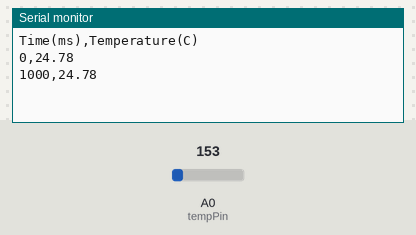
A sketch run on a simulated Arduino Uno, built with avr-gcc and run on an emulated ATmega328P. Parts: the last lines printed to the serial monitor. Inputs (shaded band) come from the test bench; at power-on: A0 (tempPin) = 153.

Above: at 1.8 s.
1.9 s: A0 (tempPin) set to 165
At 2.8 s:
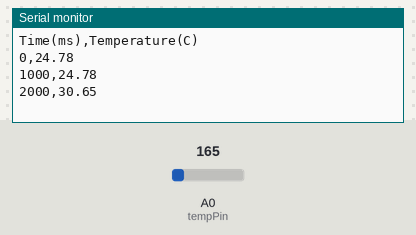
3.4 s: A0 (tempPin) set to 175
At 4.5 s:
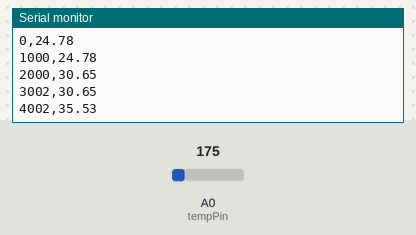
Timing chart, 0 to 6.4 s (numbered marks = the images above; inputs shaded):
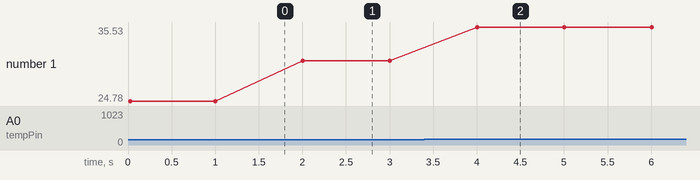

The sketch:

DAY21-RealTimeTemperatureLoggertoExcel.ino
```cpp
const int tempPin = A0;

void setup() {
  Serial.begin(9600);
  Serial.println("Time(ms),Temperature(C)");
}

void loop() {
  int raw = analogRead(tempPin);
  float voltage = raw * (5.0 / 1023.0);

  // Adjust if using a different sensor
  float temperatureC = (voltage - 0.5) * 100;

  Serial.print(millis());
  Serial.print(",");
  Serial.println(temperatureC);

  delay(1000); // 1 sample per second
}
```

Measured:
- after the input at 1.9 s, the serial monitor: prints a new line after 0.10 s (image 1)
- after the input at 3.4 s, the serial monitor: prints a new line after 0.60 s (image 2)
- plotted number 1: 24.78 → 30.65 after the input at 1.9 s, 30.65 → 35.53 after the input at 3.4 s
